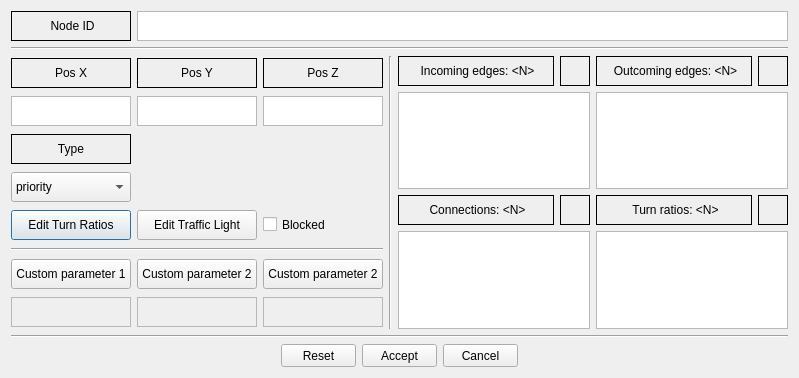
<?xml version="1.0" encoding="UTF-8"?>
<ui version="4.0">
 <class>nodeItemDialog</class>
 <widget class="QDialog" name="nodeItemDialog">
  <property name="geometry">
   <rect>
    <x>0</x>
    <y>0</y>
    <width>799</width>
    <height>378</height>
   </rect>
  </property>
  <property name="minimumSize">
   <size>
    <width>799</width>
    <height>378</height>
   </size>
  </property>
  <property name="maximumSize">
   <size>
    <width>799</width>
    <height>378</height>
   </size>
  </property>
  <property name="windowTitle">
   <string>Node properties</string>
  </property>
  <property name="windowIcon">
   <iconset>
    <normaloff>:/main/eNetEditorLogo.ico</normaloff>:/main/eNetEditorLogo.ico</iconset>
  </property>
  <property name="modal">
   <bool>true</bool>
  </property>
  <layout class="QVBoxLayout" name="verticalLayout_3">
   <item>
    <layout class="QHBoxLayout" name="horizontalLayout_11">
     <item>
      <widget class="QLabel" name="LabelNodeID">
       <property name="minimumSize">
        <size>
         <width>120</width>
         <height>30</height>
        </size>
       </property>
       <property name="maximumSize">
        <size>
         <width>120</width>
         <height>30</height>
        </size>
       </property>
       <property name="frameShape">
        <enum>QFrame::Box</enum>
       </property>
       <property name="text">
        <string>&lt;html&gt;&lt;head/&gt;&lt;body&gt;&lt;p align=&quot;center&quot;&gt;Node ID&lt;/p&gt;&lt;/body&gt;&lt;/html&gt;</string>
       </property>
      </widget>
     </item>
     <item>
      <widget class="QTextEdit" name="TextNodeID">
       <property name="minimumSize">
        <size>
         <width>0</width>
         <height>30</height>
        </size>
       </property>
       <property name="maximumSize">
        <size>
         <width>16777215</width>
         <height>30</height>
        </size>
       </property>
       <property name="whatsThis">
        <string>&lt;html&gt;&lt;head/&gt;&lt;body&gt;&lt;p&gt;&lt;br/&gt;&lt;/p&gt;&lt;/body&gt;&lt;/html&gt;</string>
       </property>
       <property name="html">
        <string>&lt;!DOCTYPE HTML PUBLIC &quot;-//W3C//DTD HTML 4.0//EN&quot; &quot;http://www.w3.org/TR/REC-html40/strict.dtd&quot;&gt;
&lt;html&gt;&lt;head&gt;&lt;meta name=&quot;qrichtext&quot; content=&quot;1&quot; /&gt;&lt;style type=&quot;text/css&quot;&gt;
p, li { white-space: pre-wrap; }
&lt;/style&gt;&lt;/head&gt;&lt;body style=&quot; font-family:'MS Shell Dlg 2'; font-size:8.25pt; font-weight:400; font-style:normal;&quot;&gt;
&lt;p align=&quot;center&quot; style=&quot;-qt-paragraph-type:empty; margin-top:0px; margin-bottom:0px; margin-left:0px; margin-right:0px; -qt-block-indent:0; text-indent:0px;&quot;&gt;&lt;br /&gt;&lt;/p&gt;&lt;/body&gt;&lt;/html&gt;</string>
       </property>
       <property name="textInteractionFlags">
        <set>Qt::LinksAccessibleByKeyboard|Qt::LinksAccessibleByMouse|Qt::TextBrowserInteraction|Qt::TextSelectableByKeyboard|Qt::TextSelectableByMouse</set>
       </property>
      </widget>
     </item>
    </layout>
   </item>
   <item>
    <widget class="Line" name="line">
     <property name="orientation">
      <enum>Qt::Horizontal</enum>
     </property>
    </widget>
   </item>
   <item>
    <layout class="QHBoxLayout" name="horizontalLayout_13">
     <item>
      <layout class="QVBoxLayout" name="verticalLayout">
       <item>
        <layout class="QHBoxLayout" name="horizontalLayout">
         <item>
          <widget class="QLabel" name="LabelPosX">
           <property name="minimumSize">
            <size>
             <width>120</width>
             <height>30</height>
            </size>
           </property>
           <property name="maximumSize">
            <size>
             <width>120</width>
             <height>30</height>
            </size>
           </property>
           <property name="frameShape">
            <enum>QFrame::Box</enum>
           </property>
           <property name="text">
            <string>&lt;html&gt;&lt;head/&gt;&lt;body&gt;&lt;p align=&quot;center&quot;&gt;Pos X&lt;/p&gt;&lt;/body&gt;&lt;/html&gt;</string>
           </property>
           <property name="alignment">
            <set>Qt::AlignCenter</set>
           </property>
           <property name="wordWrap">
            <bool>false</bool>
           </property>
          </widget>
         </item>
         <item>
          <widget class="QLabel" name="LabelPosY">
           <property name="minimumSize">
            <size>
             <width>120</width>
             <height>30</height>
            </size>
           </property>
           <property name="maximumSize">
            <size>
             <width>120</width>
             <height>30</height>
            </size>
           </property>
           <property name="frameShape">
            <enum>QFrame::Box</enum>
           </property>
           <property name="text">
            <string>&lt;html&gt;&lt;head/&gt;&lt;body&gt;&lt;p align=&quot;center&quot;&gt;Pos Y&lt;/p&gt;&lt;/body&gt;&lt;/html&gt;</string>
           </property>
           <property name="alignment">
            <set>Qt::AlignCenter</set>
           </property>
          </widget>
         </item>
         <item>
          <widget class="QLabel" name="LabelPosZ">
           <property name="minimumSize">
            <size>
             <width>120</width>
             <height>30</height>
            </size>
           </property>
           <property name="maximumSize">
            <size>
             <width>120</width>
             <height>30</height>
            </size>
           </property>
           <property name="frameShape">
            <enum>QFrame::Box</enum>
           </property>
           <property name="text">
            <string>&lt;html&gt;&lt;head/&gt;&lt;body&gt;&lt;p align=&quot;center&quot;&gt;Pos Z&lt;/p&gt;&lt;/body&gt;&lt;/html&gt;</string>
           </property>
           <property name="alignment">
            <set>Qt::AlignCenter</set>
           </property>
          </widget>
         </item>
        </layout>
       </item>
       <item>
        <layout class="QHBoxLayout" name="horizontalLayout_2">
         <item>
          <widget class="QTextEdit" name="TextPosx">
           <property name="minimumSize">
            <size>
             <width>120</width>
             <height>30</height>
            </size>
           </property>
           <property name="maximumSize">
            <size>
             <width>120</width>
             <height>30</height>
            </size>
           </property>
           <property name="verticalScrollBarPolicy">
            <enum>Qt::ScrollBarAlwaysOff</enum>
           </property>
           <property name="horizontalScrollBarPolicy">
            <enum>Qt::ScrollBarAlwaysOff</enum>
           </property>
           <property name="html">
            <string>&lt;!DOCTYPE HTML PUBLIC &quot;-//W3C//DTD HTML 4.0//EN&quot; &quot;http://www.w3.org/TR/REC-html40/strict.dtd&quot;&gt;
&lt;html&gt;&lt;head&gt;&lt;meta name=&quot;qrichtext&quot; content=&quot;1&quot; /&gt;&lt;style type=&quot;text/css&quot;&gt;
p, li { white-space: pre-wrap; }
&lt;/style&gt;&lt;/head&gt;&lt;body style=&quot; font-family:'MS Shell Dlg 2'; font-size:8.25pt; font-weight:400; font-style:normal;&quot;&gt;
&lt;p align=&quot;center&quot; style=&quot;-qt-paragraph-type:empty; margin-top:0px; margin-bottom:0px; margin-left:0px; margin-right:0px; -qt-block-indent:0; text-indent:0px;&quot;&gt;&lt;br /&gt;&lt;/p&gt;&lt;/body&gt;&lt;/html&gt;</string>
           </property>
           <property name="textInteractionFlags">
            <set>Qt::LinksAccessibleByKeyboard|Qt::LinksAccessibleByMouse|Qt::TextBrowserInteraction|Qt::TextSelectableByKeyboard|Qt::TextSelectableByMouse</set>
           </property>
          </widget>
         </item>
         <item>
          <widget class="QTextEdit" name="TextPosy">
           <property name="minimumSize">
            <size>
             <width>120</width>
             <height>30</height>
            </size>
           </property>
           <property name="maximumSize">
            <size>
             <width>120</width>
             <height>30</height>
            </size>
           </property>
           <property name="verticalScrollBarPolicy">
            <enum>Qt::ScrollBarAlwaysOff</enum>
           </property>
           <property name="horizontalScrollBarPolicy">
            <enum>Qt::ScrollBarAlwaysOff</enum>
           </property>
           <property name="html">
            <string>&lt;!DOCTYPE HTML PUBLIC &quot;-//W3C//DTD HTML 4.0//EN&quot; &quot;http://www.w3.org/TR/REC-html40/strict.dtd&quot;&gt;
&lt;html&gt;&lt;head&gt;&lt;meta name=&quot;qrichtext&quot; content=&quot;1&quot; /&gt;&lt;style type=&quot;text/css&quot;&gt;
p, li { white-space: pre-wrap; }
&lt;/style&gt;&lt;/head&gt;&lt;body style=&quot; font-family:'MS Shell Dlg 2'; font-size:8.25pt; font-weight:400; font-style:normal;&quot;&gt;
&lt;p align=&quot;center&quot; style=&quot;-qt-paragraph-type:empty; margin-top:0px; margin-bottom:0px; margin-left:0px; margin-right:0px; -qt-block-indent:0; text-indent:0px;&quot;&gt;&lt;br /&gt;&lt;/p&gt;&lt;/body&gt;&lt;/html&gt;</string>
           </property>
           <property name="textInteractionFlags">
            <set>Qt::LinksAccessibleByKeyboard|Qt::LinksAccessibleByMouse|Qt::TextBrowserInteraction|Qt::TextSelectableByKeyboard|Qt::TextSelectableByMouse</set>
           </property>
          </widget>
         </item>
         <item>
          <widget class="QTextEdit" name="TextPosz">
           <property name="minimumSize">
            <size>
             <width>120</width>
             <height>30</height>
            </size>
           </property>
           <property name="maximumSize">
            <size>
             <width>120</width>
             <height>30</height>
            </size>
           </property>
           <property name="verticalScrollBarPolicy">
            <enum>Qt::ScrollBarAlwaysOff</enum>
           </property>
           <property name="horizontalScrollBarPolicy">
            <enum>Qt::ScrollBarAlwaysOff</enum>
           </property>
           <property name="html">
            <string>&lt;!DOCTYPE HTML PUBLIC &quot;-//W3C//DTD HTML 4.0//EN&quot; &quot;http://www.w3.org/TR/REC-html40/strict.dtd&quot;&gt;
&lt;html&gt;&lt;head&gt;&lt;meta name=&quot;qrichtext&quot; content=&quot;1&quot; /&gt;&lt;style type=&quot;text/css&quot;&gt;
p, li { white-space: pre-wrap; }
&lt;/style&gt;&lt;/head&gt;&lt;body style=&quot; font-family:'MS Shell Dlg 2'; font-size:8.25pt; font-weight:400; font-style:normal;&quot;&gt;
&lt;p align=&quot;center&quot; style=&quot;-qt-paragraph-type:empty; margin-top:0px; margin-bottom:0px; margin-left:0px; margin-right:0px; -qt-block-indent:0; text-indent:0px;&quot;&gt;&lt;br /&gt;&lt;/p&gt;&lt;/body&gt;&lt;/html&gt;</string>
           </property>
           <property name="textInteractionFlags">
            <set>Qt::LinksAccessibleByKeyboard|Qt::LinksAccessibleByMouse|Qt::TextBrowserInteraction|Qt::TextSelectableByKeyboard|Qt::TextSelectableByMouse</set>
           </property>
          </widget>
         </item>
        </layout>
       </item>
       <item>
        <layout class="QHBoxLayout" name="horizontalLayout_6">
         <item>
          <widget class="QLabel" name="LabelType">
           <property name="minimumSize">
            <size>
             <width>120</width>
             <height>30</height>
            </size>
           </property>
           <property name="maximumSize">
            <size>
             <width>120</width>
             <height>30</height>
            </size>
           </property>
           <property name="frameShape">
            <enum>QFrame::Box</enum>
           </property>
           <property name="text">
            <string>&lt;html&gt;&lt;head/&gt;&lt;body&gt;&lt;p align=&quot;center&quot;&gt;Type&lt;/p&gt;&lt;/body&gt;&lt;/html&gt;</string>
           </property>
           <property name="alignment">
            <set>Qt::AlignCenter</set>
           </property>
          </widget>
         </item>
         <item>
          <spacer name="horizontalSpacer_3">
           <property name="orientation">
            <enum>Qt::Horizontal</enum>
           </property>
           <property name="sizeHint" stdset="0">
            <size>
             <width>40</width>
             <height>20</height>
            </size>
           </property>
          </spacer>
         </item>
        </layout>
       </item>
       <item>
        <layout class="QHBoxLayout" name="horizontalLayout_12">
         <item>
          <widget class="QComboBox" name="ComboBoxType">
           <property name="minimumSize">
            <size>
             <width>120</width>
             <height>30</height>
            </size>
           </property>
           <property name="maximumSize">
            <size>
             <width>120</width>
             <height>30</height>
            </size>
           </property>
           <property name="sizeAdjustPolicy">
            <enum>QComboBox::AdjustToContents</enum>
           </property>
           <item>
            <property name="text">
             <string>priority</string>
            </property>
           </item>
           <item>
            <property name="text">
             <string>traffic_light</string>
            </property>
           </item>
           <item>
            <property name="text">
             <string>right_before_left</string>
            </property>
           </item>
           <item>
            <property name="text">
             <string>unregulated</string>
            </property>
           </item>
           <item>
            <property name="text">
             <string>priority_stop</string>
            </property>
           </item>
           <item>
            <property name="text">
             <string>traffic_light_unregulated</string>
            </property>
           </item>
           <item>
            <property name="text">
             <string>allway_stop</string>
            </property>
           </item>
          </widget>
         </item>
         <item>
          <spacer name="horizontalSpacer_4">
           <property name="orientation">
            <enum>Qt::Horizontal</enum>
           </property>
           <property name="sizeHint" stdset="0">
            <size>
             <width>40</width>
             <height>20</height>
            </size>
           </property>
          </spacer>
         </item>
        </layout>
       </item>
       <item>
        <layout class="QHBoxLayout" name="horizontalLayout_5">
         <item>
          <widget class="QPushButton" name="ButtonEditTurnRatios">
           <property name="sizePolicy">
            <sizepolicy hsizetype="Minimum" vsizetype="Minimum">
             <horstretch>0</horstretch>
             <verstretch>0</verstretch>
            </sizepolicy>
           </property>
           <property name="minimumSize">
            <size>
             <width>120</width>
             <height>30</height>
            </size>
           </property>
           <property name="maximumSize">
            <size>
             <width>120</width>
             <height>30</height>
            </size>
           </property>
           <property name="text">
            <string>Edit Turn Ratios</string>
           </property>
          </widget>
         </item>
         <item>
          <widget class="QPushButton" name="ButtonEditTrafficLight">
           <property name="sizePolicy">
            <sizepolicy hsizetype="Minimum" vsizetype="Minimum">
             <horstretch>0</horstretch>
             <verstretch>0</verstretch>
            </sizepolicy>
           </property>
           <property name="minimumSize">
            <size>
             <width>120</width>
             <height>30</height>
            </size>
           </property>
           <property name="maximumSize">
            <size>
             <width>120</width>
             <height>30</height>
            </size>
           </property>
           <property name="text">
            <string>Edit Traffic Light</string>
           </property>
          </widget>
         </item>
         <item>
          <widget class="QCheckBox" name="CheckBoxBlocked">
           <property name="minimumSize">
            <size>
             <width>120</width>
             <height>15</height>
            </size>
           </property>
           <property name="maximumSize">
            <size>
             <width>120</width>
             <height>15</height>
            </size>
           </property>
           <property name="text">
            <string>Blocked</string>
           </property>
          </widget>
         </item>
         <item>
          <spacer name="horizontalSpacer_5">
           <property name="orientation">
            <enum>Qt::Horizontal</enum>
           </property>
           <property name="sizeHint" stdset="0">
            <size>
             <width>40</width>
             <height>20</height>
            </size>
           </property>
          </spacer>
         </item>
        </layout>
       </item>
       <item>
        <widget class="Line" name="line_3">
         <property name="orientation">
          <enum>Qt::Horizontal</enum>
         </property>
        </widget>
       </item>
       <item>
        <layout class="QHBoxLayout" name="horizontalLayout_3">
         <item>
          <widget class="QPushButton" name="ButtonCustomParameter1Name">
           <property name="sizePolicy">
            <sizepolicy hsizetype="Minimum" vsizetype="Minimum">
             <horstretch>0</horstretch>
             <verstretch>0</verstretch>
            </sizepolicy>
           </property>
           <property name="minimumSize">
            <size>
             <width>120</width>
             <height>30</height>
            </size>
           </property>
           <property name="maximumSize">
            <size>
             <width>120</width>
             <height>30</height>
            </size>
           </property>
           <property name="text">
            <string>Custom parameter 1</string>
           </property>
          </widget>
         </item>
         <item>
          <widget class="QPushButton" name="ButtonCustomParameter2Name">
           <property name="sizePolicy">
            <sizepolicy hsizetype="Minimum" vsizetype="Minimum">
             <horstretch>0</horstretch>
             <verstretch>0</verstretch>
            </sizepolicy>
           </property>
           <property name="minimumSize">
            <size>
             <width>120</width>
             <height>30</height>
            </size>
           </property>
           <property name="maximumSize">
            <size>
             <width>120</width>
             <height>30</height>
            </size>
           </property>
           <property name="text">
            <string>Custom parameter 2</string>
           </property>
          </widget>
         </item>
         <item>
          <widget class="QPushButton" name="ButtonCustomParameter3Name">
           <property name="sizePolicy">
            <sizepolicy hsizetype="Minimum" vsizetype="Minimum">
             <horstretch>0</horstretch>
             <verstretch>0</verstretch>
            </sizepolicy>
           </property>
           <property name="minimumSize">
            <size>
             <width>120</width>
             <height>30</height>
            </size>
           </property>
           <property name="maximumSize">
            <size>
             <width>120</width>
             <height>30</height>
            </size>
           </property>
           <property name="text">
            <string>Custom parameter 2</string>
           </property>
          </widget>
         </item>
        </layout>
       </item>
       <item>
        <layout class="QHBoxLayout" name="horizontalLayout_4">
         <item>
          <widget class="QTextEdit" name="TextCustomParameter1Value">
           <property name="enabled">
            <bool>false</bool>
           </property>
           <property name="minimumSize">
            <size>
             <width>120</width>
             <height>30</height>
            </size>
           </property>
           <property name="maximumSize">
            <size>
             <width>120</width>
             <height>30</height>
            </size>
           </property>
           <property name="verticalScrollBarPolicy">
            <enum>Qt::ScrollBarAlwaysOff</enum>
           </property>
           <property name="horizontalScrollBarPolicy">
            <enum>Qt::ScrollBarAlwaysOff</enum>
           </property>
           <property name="html">
            <string>&lt;!DOCTYPE HTML PUBLIC &quot;-//W3C//DTD HTML 4.0//EN&quot; &quot;http://www.w3.org/TR/REC-html40/strict.dtd&quot;&gt;
&lt;html&gt;&lt;head&gt;&lt;meta name=&quot;qrichtext&quot; content=&quot;1&quot; /&gt;&lt;style type=&quot;text/css&quot;&gt;
p, li { white-space: pre-wrap; }
&lt;/style&gt;&lt;/head&gt;&lt;body style=&quot; font-family:'MS Shell Dlg 2'; font-size:8.25pt; font-weight:400; font-style:normal;&quot;&gt;
&lt;p align=&quot;center&quot; style=&quot;-qt-paragraph-type:empty; margin-top:0px; margin-bottom:0px; margin-left:0px; margin-right:0px; -qt-block-indent:0; text-indent:0px;&quot;&gt;&lt;br /&gt;&lt;/p&gt;&lt;/body&gt;&lt;/html&gt;</string>
           </property>
           <property name="textInteractionFlags">
            <set>Qt::LinksAccessibleByKeyboard|Qt::LinksAccessibleByMouse|Qt::TextBrowserInteraction|Qt::TextEditable|Qt::TextEditorInteraction|Qt::TextSelectableByKeyboard|Qt::TextSelectableByMouse</set>
           </property>
          </widget>
         </item>
         <item>
          <widget class="QTextEdit" name="TextCustomParameter2Value">
           <property name="enabled">
            <bool>false</bool>
           </property>
           <property name="minimumSize">
            <size>
             <width>120</width>
             <height>30</height>
            </size>
           </property>
           <property name="maximumSize">
            <size>
             <width>120</width>
             <height>30</height>
            </size>
           </property>
           <property name="verticalScrollBarPolicy">
            <enum>Qt::ScrollBarAlwaysOff</enum>
           </property>
           <property name="horizontalScrollBarPolicy">
            <enum>Qt::ScrollBarAlwaysOff</enum>
           </property>
           <property name="html">
            <string>&lt;!DOCTYPE HTML PUBLIC &quot;-//W3C//DTD HTML 4.0//EN&quot; &quot;http://www.w3.org/TR/REC-html40/strict.dtd&quot;&gt;
&lt;html&gt;&lt;head&gt;&lt;meta name=&quot;qrichtext&quot; content=&quot;1&quot; /&gt;&lt;style type=&quot;text/css&quot;&gt;
p, li { white-space: pre-wrap; }
&lt;/style&gt;&lt;/head&gt;&lt;body style=&quot; font-family:'MS Shell Dlg 2'; font-size:8.25pt; font-weight:400; font-style:normal;&quot;&gt;
&lt;p align=&quot;center&quot; style=&quot;-qt-paragraph-type:empty; margin-top:0px; margin-bottom:0px; margin-left:0px; margin-right:0px; -qt-block-indent:0; text-indent:0px;&quot;&gt;&lt;br /&gt;&lt;/p&gt;&lt;/body&gt;&lt;/html&gt;</string>
           </property>
           <property name="textInteractionFlags">
            <set>Qt::LinksAccessibleByKeyboard|Qt::LinksAccessibleByMouse|Qt::TextBrowserInteraction|Qt::TextEditable|Qt::TextEditorInteraction|Qt::TextSelectableByKeyboard|Qt::TextSelectableByMouse</set>
           </property>
          </widget>
         </item>
         <item>
          <widget class="QTextEdit" name="TextCustomParameter3Value">
           <property name="enabled">
            <bool>false</bool>
           </property>
           <property name="minimumSize">
            <size>
             <width>120</width>
             <height>30</height>
            </size>
           </property>
           <property name="maximumSize">
            <size>
             <width>120</width>
             <height>30</height>
            </size>
           </property>
           <property name="verticalScrollBarPolicy">
            <enum>Qt::ScrollBarAlwaysOff</enum>
           </property>
           <property name="horizontalScrollBarPolicy">
            <enum>Qt::ScrollBarAlwaysOff</enum>
           </property>
           <property name="html">
            <string>&lt;!DOCTYPE HTML PUBLIC &quot;-//W3C//DTD HTML 4.0//EN&quot; &quot;http://www.w3.org/TR/REC-html40/strict.dtd&quot;&gt;
&lt;html&gt;&lt;head&gt;&lt;meta name=&quot;qrichtext&quot; content=&quot;1&quot; /&gt;&lt;style type=&quot;text/css&quot;&gt;
p, li { white-space: pre-wrap; }
&lt;/style&gt;&lt;/head&gt;&lt;body style=&quot; font-family:'MS Shell Dlg 2'; font-size:8.25pt; font-weight:400; font-style:normal;&quot;&gt;
&lt;p align=&quot;center&quot; style=&quot;-qt-paragraph-type:empty; margin-top:0px; margin-bottom:0px; margin-left:0px; margin-right:0px; -qt-block-indent:0; text-indent:0px;&quot;&gt;&lt;br /&gt;&lt;/p&gt;&lt;/body&gt;&lt;/html&gt;</string>
           </property>
           <property name="textInteractionFlags">
            <set>Qt::LinksAccessibleByKeyboard|Qt::LinksAccessibleByMouse|Qt::TextBrowserInteraction|Qt::TextEditable|Qt::TextEditorInteraction|Qt::TextSelectableByKeyboard|Qt::TextSelectableByMouse</set>
           </property>
          </widget>
         </item>
        </layout>
       </item>
      </layout>
     </item>
     <item>
      <widget class="Line" name="line_4">
       <property name="orientation">
        <enum>Qt::Vertical</enum>
       </property>
      </widget>
     </item>
     <item>
      <layout class="QVBoxLayout" name="verticalLayout_2">
       <item>
        <layout class="QHBoxLayout" name="horizontalLayout_7">
         <item>
          <widget class="QLabel" name="LabelIncomingEdges">
           <property name="minimumSize">
            <size>
             <width>150</width>
             <height>30</height>
            </size>
           </property>
           <property name="maximumSize">
            <size>
             <width>16777215</width>
             <height>30</height>
            </size>
           </property>
           <property name="frameShape">
            <enum>QFrame::Box</enum>
           </property>
           <property name="text">
            <string>&lt;html&gt;&lt;head/&gt;&lt;body&gt;&lt;p align=&quot;center&quot;&gt;Incoming edges: &amp;lt;N&amp;gt;&lt;/p&gt;&lt;/body&gt;&lt;/html&gt;</string>
           </property>
           <property name="textInteractionFlags">
            <set>Qt::NoTextInteraction</set>
           </property>
          </widget>
         </item>
         <item>
          <widget class="QLabel" name="LabelIncomingEdgesIcon">
           <property name="minimumSize">
            <size>
             <width>30</width>
             <height>30</height>
            </size>
           </property>
           <property name="maximumSize">
            <size>
             <width>30</width>
             <height>30</height>
            </size>
           </property>
           <property name="frameShape">
            <enum>QFrame::Box</enum>
           </property>
           <property name="text">
            <string>&lt;html&gt;&lt;head/&gt;&lt;body&gt;&lt;p align=&quot;center&quot;&gt;&lt;br/&gt;&lt;/p&gt;&lt;/body&gt;&lt;/html&gt;</string>
           </property>
           <property name="textInteractionFlags">
            <set>Qt::NoTextInteraction</set>
           </property>
          </widget>
         </item>
         <item>
          <widget class="QLabel" name="LabelOutcomingEdges">
           <property name="minimumSize">
            <size>
             <width>150</width>
             <height>30</height>
            </size>
           </property>
           <property name="maximumSize">
            <size>
             <width>16777215</width>
             <height>30</height>
            </size>
           </property>
           <property name="styleSheet">
            <string notr="true"/>
           </property>
           <property name="frameShape">
            <enum>QFrame::Box</enum>
           </property>
           <property name="text">
            <string>&lt;html&gt;&lt;head/&gt;&lt;body&gt;&lt;p align=&quot;center&quot;&gt;Outcoming edges: &amp;lt;N&amp;gt;&lt;/p&gt;&lt;/body&gt;&lt;/html&gt;</string>
           </property>
           <property name="margin">
            <number>0</number>
           </property>
           <property name="textInteractionFlags">
            <set>Qt::NoTextInteraction</set>
           </property>
          </widget>
         </item>
         <item>
          <widget class="QLabel" name="LabelOutcomingEdgesIcon">
           <property name="minimumSize">
            <size>
             <width>30</width>
             <height>30</height>
            </size>
           </property>
           <property name="maximumSize">
            <size>
             <width>30</width>
             <height>30</height>
            </size>
           </property>
           <property name="frameShape">
            <enum>QFrame::Box</enum>
           </property>
           <property name="text">
            <string>&lt;html&gt;&lt;head/&gt;&lt;body&gt;&lt;p align=&quot;center&quot;&gt;&lt;br/&gt;&lt;/p&gt;&lt;/body&gt;&lt;/html&gt;</string>
           </property>
           <property name="textInteractionFlags">
            <set>Qt::NoTextInteraction</set>
           </property>
          </widget>
         </item>
        </layout>
       </item>
       <item>
        <layout class="QHBoxLayout" name="horizontalLayout_8">
         <item>
          <widget class="QListWidget" name="ListIncomingEdges">
           <property name="minimumSize">
            <size>
             <width>0</width>
             <height>0</height>
            </size>
           </property>
           <property name="maximumSize">
            <size>
             <width>16777215</width>
             <height>16777215</height>
            </size>
           </property>
           <property name="editTriggers">
            <set>QAbstractItemView::NoEditTriggers</set>
           </property>
          </widget>
         </item>
         <item>
          <widget class="QListWidget" name="ListOutcomingEdges">
           <property name="minimumSize">
            <size>
             <width>0</width>
             <height>0</height>
            </size>
           </property>
           <property name="maximumSize">
            <size>
             <width>16777215</width>
             <height>16777215</height>
            </size>
           </property>
           <property name="editTriggers">
            <set>QAbstractItemView::NoEditTriggers</set>
           </property>
          </widget>
         </item>
        </layout>
       </item>
       <item>
        <layout class="QHBoxLayout" name="horizontalLayout_9">
         <item>
          <widget class="QLabel" name="LabelConnections">
           <property name="minimumSize">
            <size>
             <width>150</width>
             <height>30</height>
            </size>
           </property>
           <property name="maximumSize">
            <size>
             <width>16777215</width>
             <height>30</height>
            </size>
           </property>
           <property name="frameShape">
            <enum>QFrame::Box</enum>
           </property>
           <property name="text">
            <string>&lt;html&gt;&lt;head/&gt;&lt;body&gt;&lt;p align=&quot;center&quot;&gt;Connections: &amp;lt;N&amp;gt;&lt;/p&gt;&lt;/body&gt;&lt;/html&gt;</string>
           </property>
           <property name="textInteractionFlags">
            <set>Qt::NoTextInteraction</set>
           </property>
          </widget>
         </item>
         <item>
          <widget class="QLabel" name="LabelConnectionsIcon">
           <property name="minimumSize">
            <size>
             <width>30</width>
             <height>30</height>
            </size>
           </property>
           <property name="maximumSize">
            <size>
             <width>30</width>
             <height>30</height>
            </size>
           </property>
           <property name="frameShape">
            <enum>QFrame::Box</enum>
           </property>
           <property name="text">
            <string>&lt;html&gt;&lt;head/&gt;&lt;body&gt;&lt;p align=&quot;center&quot;&gt;&lt;br/&gt;&lt;/p&gt;&lt;/body&gt;&lt;/html&gt;</string>
           </property>
           <property name="textInteractionFlags">
            <set>Qt::NoTextInteraction</set>
           </property>
          </widget>
         </item>
         <item>
          <widget class="QLabel" name="LabelTurnRatios">
           <property name="minimumSize">
            <size>
             <width>150</width>
             <height>30</height>
            </size>
           </property>
           <property name="maximumSize">
            <size>
             <width>16777215</width>
             <height>30</height>
            </size>
           </property>
           <property name="frameShape">
            <enum>QFrame::Box</enum>
           </property>
           <property name="text">
            <string>&lt;html&gt;&lt;head/&gt;&lt;body&gt;&lt;p align=&quot;center&quot;&gt;Turn ratios: &amp;lt;N&amp;gt;&lt;/p&gt;&lt;/body&gt;&lt;/html&gt;</string>
           </property>
           <property name="textInteractionFlags">
            <set>Qt::NoTextInteraction</set>
           </property>
          </widget>
         </item>
         <item>
          <widget class="QLabel" name="LabelTurnRatiosIcon">
           <property name="minimumSize">
            <size>
             <width>30</width>
             <height>30</height>
            </size>
           </property>
           <property name="maximumSize">
            <size>
             <width>30</width>
             <height>30</height>
            </size>
           </property>
           <property name="frameShape">
            <enum>QFrame::Box</enum>
           </property>
           <property name="text">
            <string>&lt;html&gt;&lt;head/&gt;&lt;body&gt;&lt;p align=&quot;center&quot;&gt;&lt;br/&gt;&lt;/p&gt;&lt;/body&gt;&lt;/html&gt;</string>
           </property>
           <property name="textInteractionFlags">
            <set>Qt::NoTextInteraction</set>
           </property>
          </widget>
         </item>
        </layout>
       </item>
       <item>
        <layout class="QHBoxLayout" name="horizontalLayout_10">
         <item>
          <widget class="QListWidget" name="ListConnections">
           <property name="minimumSize">
            <size>
             <width>0</width>
             <height>0</height>
            </size>
           </property>
           <property name="maximumSize">
            <size>
             <width>16777215</width>
             <height>16777215</height>
            </size>
           </property>
           <property name="editTriggers">
            <set>QAbstractItemView::NoEditTriggers</set>
           </property>
          </widget>
         </item>
         <item>
          <widget class="QListWidget" name="ListTurnRatios">
           <property name="minimumSize">
            <size>
             <width>0</width>
             <height>0</height>
            </size>
           </property>
           <property name="maximumSize">
            <size>
             <width>16777215</width>
             <height>16777215</height>
            </size>
           </property>
           <property name="editTriggers">
            <set>QAbstractItemView::NoEditTriggers</set>
           </property>
          </widget>
         </item>
        </layout>
       </item>
      </layout>
     </item>
    </layout>
   </item>
   <item>
    <widget class="Line" name="line_2">
     <property name="orientation">
      <enum>Qt::Horizontal</enum>
     </property>
    </widget>
   </item>
   <item>
    <layout class="QHBoxLayout" name="LayoutButtons">
     <item>
      <spacer name="horizontalSpacer">
       <property name="orientation">
        <enum>Qt::Horizontal</enum>
       </property>
       <property name="sizeHint" stdset="0">
        <size>
         <width>40</width>
         <height>20</height>
        </size>
       </property>
      </spacer>
     </item>
     <item>
      <widget class="QPushButton" name="ButtonReset">
       <property name="minimumSize">
        <size>
         <width>75</width>
         <height>23</height>
        </size>
       </property>
       <property name="maximumSize">
        <size>
         <width>75</width>
         <height>23</height>
        </size>
       </property>
       <property name="sizeIncrement">
        <size>
         <width>0</width>
         <height>0</height>
        </size>
       </property>
       <property name="text">
        <string>Reset</string>
       </property>
       <property name="icon">
        <iconset resource="../../../resources/eNetEditorResources.qrc">
         <normaloff>:/main/reset.ico</normaloff>:/main/reset.ico</iconset>
       </property>
      </widget>
     </item>
     <item>
      <widget class="QPushButton" name="ButtonAccept">
       <property name="minimumSize">
        <size>
         <width>75</width>
         <height>23</height>
        </size>
       </property>
       <property name="maximumSize">
        <size>
         <width>75</width>
         <height>23</height>
        </size>
       </property>
       <property name="text">
        <string>Accept</string>
       </property>
       <property name="icon">
        <iconset resource="../../../resources/eNetEditorResources.qrc">
         <normaloff>:/main/accept.ico</normaloff>:/main/accept.ico</iconset>
       </property>
      </widget>
     </item>
     <item>
      <widget class="QPushButton" name="ButtonCancel">
       <property name="minimumSize">
        <size>
         <width>75</width>
         <height>23</height>
        </size>
       </property>
       <property name="maximumSize">
        <size>
         <width>75</width>
         <height>23</height>
        </size>
       </property>
       <property name="text">
        <string>Cancel</string>
       </property>
       <property name="icon">
        <iconset resource="../../../resources/eNetEditorResources.qrc">
         <normaloff>:/main/cancel.ico</normaloff>:/main/cancel.ico</iconset>
       </property>
      </widget>
     </item>
     <item>
      <spacer name="horizontalSpacer_2">
       <property name="orientation">
        <enum>Qt::Horizontal</enum>
       </property>
       <property name="sizeHint" stdset="0">
        <size>
         <width>40</width>
         <height>20</height>
        </size>
       </property>
      </spacer>
     </item>
    </layout>
   </item>
  </layout>
 </widget>
 <resources>
  <include location="../../../resources/eNetEditorResources.qrc"/>
 </resources>
 <connections/>
</ui>
